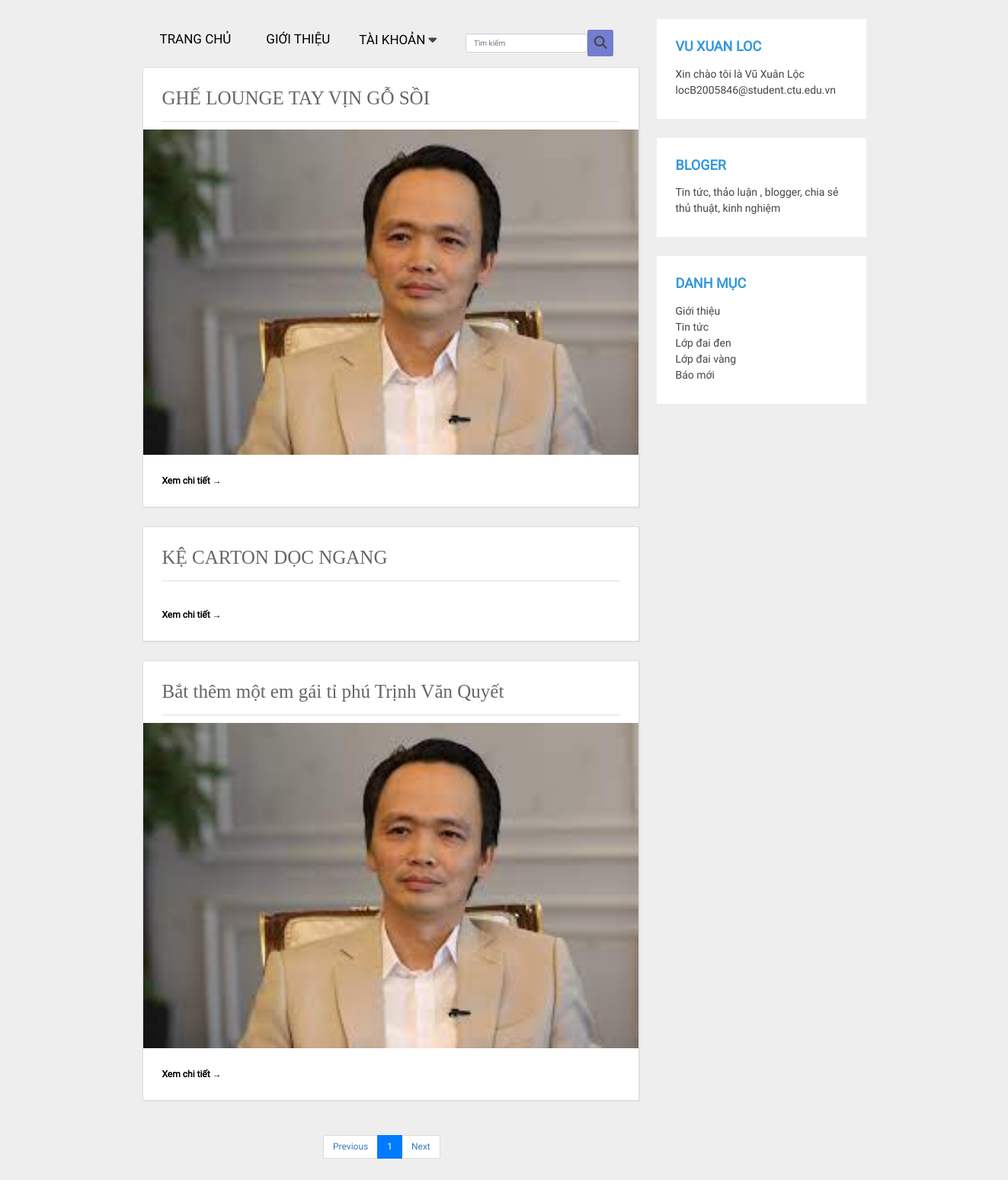
The page / on the database its author committed.
### tables this page shows
CREATE TABLE `category` (
  `id` int(11) NOT NULL,
  `name` varchar(100) DEFAULT NULL,
  `name_en` varchar(100) DEFAULT NULL,
  `slug` varchar(100) DEFAULT NULL,
  `slug_en` varchar(100) DEFAULT NULL,
  `images` varchar(100) DEFAULT NULL,
  `banner` varchar(100) NOT NULL,
  `home` tinyint(4) NOT NULL DEFAULT 0,
  `status` tinyint(4) NOT NULL DEFAULT 1,
  `level` int(11) NOT NULL DEFAULT 0,
  `created_at` timestamp NOT NULL DEFAULT current_timestamp(),
  `updated_at` timestamp NOT NULL DEFAULT current_timestamp() ON UPDATE current_timestamp()
);

CREATE TABLE `product` (
  `id` int(11) NOT NULL,
  `name` varchar(100) DEFAULT NULL,
  `slug` varchar(100) DEFAULT NULL,
  `thundar` varchar(200) DEFAULT NULL,
  `category_id` int(11) DEFAULT NULL,
  `content` text DEFAULT NULL,
  `create_at` timestamp NULL DEFAULT current_timestamp(),
  `update_at` timestamp NULL DEFAULT current_timestamp()
);

### libraries/Function.php (called while the page is built, shortened)
<?php
    function base_url()
    {
        return $url  = "http://localhost/blog-main/";
    }
    function uploads()
    {
        return base_url() . "public/uploads/";
    }
 ?>

### libraries/Database.php (called while the page is built, shortened)
<?php
class Database{
     public $link;
     public function __construct()
     {
        $this->link = mysqli_connect("localhost","root","","db") or die ();
         mysqli_set_charset($this->link,"utf8");
     }
        public function fetchsql( $sql )
        {
            $result = mysqli_query($this->link,$sql) or die("Lỗi  truy vấn sql " .mysqli_error($this->link));
            $data = [];
            if( $result)
            {
                while ($num = mysqli_fetch_assoc($result))
                {
                    $data[] = $num;
                }
            }
            return $data;
        }
        public  function fetchJones($table,$sql,$total = 1,$page,$row ,$pagi = true )
        {
            $data = [];
            if ($pagi == true )
            {
                $sotrang = ceil($total / $row);
                $start = ($page - 1 ) * $row ;
                $sql .= " LIMIT $start,$row ";
                $data = [ "page" => $sotrang];
                $result = mysqli_query($this->link,$sql) or die("Lỗi truy vấn fetchJone ---- " .mysqli_error($this->link));
            }
            else
            {
                $result = mysqli_query($this->link,$sql) or die("Lỗi truy vấn fetchJone ---- " .mysqli_error($this->link));
            }
            if( $result)
            {
                while ($num = mysqli_fetch_assoc($result))
                {
                    $data[] = $num;
                }
            }
            return $data;
        }
    }

### autoload/autoload.php (called while the page is built, shortened)
<?php
	require_once __DIR__. '/../libraries/Database.php';
	require_once __DIR__. '/../libraries/Function.php';
	$db = new Database;
 ?>

### index.php (the view, shortened to what this page needs)
<?php
require_once __DIR__ . '/autoload/autoload.php';
$category = $db->fetchsql("SELECT * FROM category WHERE level=0 AND home=1");
if (isset($_GET['page'])) {
    $p = $_GET['page'];
    if ($p == 0) $p = 1;
} else {
    $p = 1;
}
$sql = "SELECT * FROM product ORDER BY create_at DESC";
$total = count($db->fetchsql($sql));
$product = $db->fetchJones('product', $sql, $total, $p, 3, true);
if (isset($product['page'])) {
    $sotrang = $product['page'];
    unset($product['page']);
}
?>
<?php require_once __DIR__ . '/layouts/header.php'; ?>
<div class="wrap">
    <aside class="sidebar">
        <?php require_once __DIR__ . '/layouts/header.php'; ?>
        <?php require_once __DIR__ . '/layouts/introduce.php'; ?>
        <div class="widget">
            <h2>DANH MỤC</h2>
            <?php foreach ($category as $cate) : ?>
                <div class="profile-seemore">
                    <div class="seemore-link-icon">
                        <a href="category.php?id=<?php echo $cate['id'] ?>">
                            <p class="profile-link-icon-seemore">
                                <?php echo $cate['name'] ?>
                            </p>
                        </a>
                    </div>
                </div>
            <?php endforeach ?>
        </div>
    </aside>
    <div class="blog">
        <?php foreach ($product as $pro) : ?>
            <div class="conteudo">
                <h1> <?php echo $pro['name'] ?> </h1>
                <hr>
                <img src="<?php echo uploads() ?>product/<?php echo $pro['thundar'] ?>" alt="">
                <a href="<?php echo base_url() ?>blog_detail.php?id=<?php echo $pro['id'] ?>"" class=" continue-lendo">Xem chi tiết →</a>
            </div>
        <?php endforeach ?>
    </div>
    <nav style="display:flex;width:100%; margin: 25%">
        <ul class="pagination pullright">
            <li class="page-item"><a class="page-link" href="?page=<?php echo --$p ?>">Previous</a></li>
            <?php for ($i = 1; $i <= $sotrang; $i++) : ?>
                <?php
                if (isset($_GET['page'])) {
                    $p = $_GET['page'];
                    if ($p == 0) $p = 1;
                } else {
                    $p = 1;
                }
                ?>
                <li class="page-item <?php echo ($i == $p) ? 'active' : '' ?>">
                    <a class="page-link" href="?page= <?php echo $i; ?>"><?php echo $i; ?></a>
                </li>
            <?php endfor; ?>
            <li class="page-item"><a class="page-link" href="?page=<?php echo ++$p ?>">Next</a></li>
        </ul>
    </nav>
</div>

### layouts/header.php (shortened to what this page needs)
<?php
require_once __DIR__ . '/../autoload/autoload.php';
?>
<!DOCTYPE html>
<html>
<head>
    <link rel="stylesheet" type="text/css" href="<?php echo base_url() ?>public/frontend/css/font-awesome.min.css">
    <link rel="stylesheet" type="text/css" href="<?php echo base_url() ?>public/frontend/css/chitietsanpham.css">
    <link rel="stylesheet" type="text/css" href="<?php echo base_url() ?>public/frontend/css/bootstrap.min.css">
    <link href="//maxcdn.bootstrapcdn.com/bootstrap/4.1.1/css/bootstrap.min.css" rel="stylesheet" id="bootstrap-css">
    <link rel="stylesheet" type="text/css" href="<?php echo base_url() ?>public/frontend/css/slick.css" />
    <link rel="stylesheet" type="text/css" href="<?php echo base_url() ?>public/frontend/css/slick-theme.css" />
    <link rel="stylesheet" type="text/css" href="<?php echo base_url() ?>public/frontend/css/style.css">
    <link rel="stylesheet" href="<?php echo base_url() ?>public/frontend/lib/owlcarousel/owl.carousel.min.css">
    <link rel="stylesheet" href="<?php echo base_url() ?>public/frontend/lib/owlcarousel/owl.theme.default.min.css">
</head>
<body>
    <section>
        <div class="item t1" style="margin-top: 2px;font-weight: bold;">
            <?php if (isset($_SESSION['name_user'])) : ?>
                Xin chào : <?php echo $_SESSION['name_user'] ?>
        </div>
    </section>
    <section class="topnav" id="myTopnav">
        <div class="container">
            <a href="index.php"><img src="<?php echo base_url() ?>public/uploads/product/logo3.jpg" alt="" width="30" height=""></a>
            <a href="index.php">Trang chủ</a>
            <a href="dienthoai.php">THỰC ĐƠN</a>
            <div class="dropdown">
                <button class="dropbtn">TÀI KHOẢN
                    <i class="fa fa-caret-down"></i>
                </button>
                <div class="dropdown-content">
                <?php else : ?>
                    <section class="topnav" id="myTopnav">
                        <a href="index.php">TRANG CHỦ</a>
                        <a href="gioithieu.php">GIỚI THIỆU</a>
                        <div class="dropdown">
                            <button class="dropbtn">TÀI KHOẢN
                                <i class="fa fa-caret-down"></i>
                            </button>
                            <?php endif ?>
                        </div>
                        <a class="search1">
                            <form class="form-inline">
                                <input type="text" name="keywork" placeholder=" Tìm kiếm" class="form-control">
                                <button type="submit" href="#" class="btn btn-default ban1"><i class="fa fa-search"></i></button>
                            </form>
                        </a>
                </div>
    </section>

### layouts/introduce.php
<div class="widget">
            <h2>Vu Xuan Loc</h2>
            <p>Xin chào tôi là Vũ Xuân Lộc <br> locB2005846@student.ctu.edu.vn</p>
</div>
<div class="widget">
            <h2>BLOGER</h2>
            <p>Tin tức, thảo luận , blogger, chia sẻ thủ thuật, kinh nghiệm </p>
</div>

### public/frontend/css/style.css (style rules this page uses)
* { margin: 0px; padding: 0px; font-size: 12px; font-family: "Roboto"; color: #444; font-weight: 400; }
ol,ul,p { margin: 0px; list-style: none; }
h1,h2,h3,h4,h5,h6 { padding:0px; margin: 0px; }
#header-main .form-control,button { border: 0px; outline: 0px; border-radius: 0px; box-shadow:none; padding: 0px 2px; }
.search1 { color: white; border-color: blue; }
.search1 button { background: #737ed0; font-size: 17px; }
.topnav a { float: left; display: block; color: #000000; text-align: center; padding: 14px 23px; text-decoration: none; font-size: 17px; }
.dropdown { float: left; }
.dropdown .dropbtn { font-size: 17px; border: none; outline: none; color: #000000; padding: 15px 15px; background-color: inherit; font-family: inherit; margin: 0; }

### layouts/header.php (style rules this page uses)
.topnav { margin: 25px auto; width: 950px; }

### index.php (style rules this page uses)
body { margin: 0; font-family: 'Open Sans', sans-serif; background: #eee; }
hr { background: #dedede; border: 0; height: 1px; }
a { text-decoration: none; color: black; }
.wrap { width: 950px; margin: 25px auto; }
.sidebar { width: 275px; float: right; }
.sidebar .widget { margin: 0 0 25px; padding: 25px; background: #fff; transition: all 0.5s ease; border-bottom: 2px solid #fff; }
.sidebar .widget h2 { margin: 0 0 15px; padding: 0; text-transform: uppercase; font-size: 18px; font-weight: 800; color: #3498db; }
.sidebar .widget p { font-size: 14px; }
.sidebar .widget p:last-child { margin: 0; }
.blog { float: left; }
.conteudo { width: 652px; margin: 25px auto; padding: 25px; background: #fff; border: 1px solid #dedede; -webkit-box-shadow: 1px 1px 1px 0px rgba(204, 204, 204, 0.35); -moz-box-shadow: 1px 1px 1px 0px rgba(204, 204, 204, 0.35); box-shadow: 1px 1px 1px 0px rgba(204, 204, 204, 0.35); }
.conteudo img { margin: 0 0 25px -25px; max-width: 650px; min-width: 650px; }
.conteudo h1 { margin: 0 0 15px; padding: 0; font-family: Georgia; font-weight: normal; color: #666; }
.conteudo .continue-lendo { color: #000; font-weight: 700; text-decoration: none; transition: all 0.5s ease; }
.conteudo { margin-top: 0px; }

### rows shown on the page
category: name "Giới thiệu"
category: name "Tin tức"
category: name "Lớp đai đen"
category: name "Lớp đai vàng"
category: name "Báo mới"
product: name "GHẾ LOUNGE TAY VỊN GỖ SỒI", thundar (picture)
product: name "KỆ CARTON DỌC NGANG"
product: name "Bắt thêm một em gái tỉ phú Trịnh Văn Quyết", thundar (picture)
